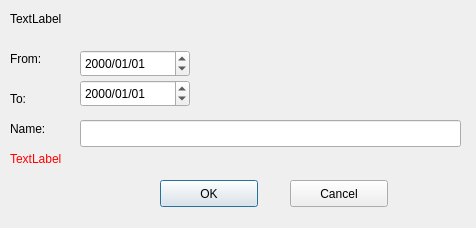
<?xml version="1.0" encoding="UTF-8"?>
<ui version="4.0">
 <class>ReroutingDlg</class>
 <widget class="QDialog" name="ReroutingDlg">
  <property name="geometry">
   <rect>
    <x>0</x>
    <y>0</y>
    <width>476</width>
    <height>228</height>
   </rect>
  </property>
  <property name="windowTitle">
   <string>Dialog</string>
  </property>
  <widget class="QLabel" name="lblRoute">
   <property name="geometry">
    <rect>
     <x>10</x>
     <y>10</y>
     <width>381</width>
     <height>17</height>
    </rect>
   </property>
   <property name="text">
    <string>TextLabel</string>
   </property>
  </widget>
  <widget class="QDateEdit" name="fromDate">
   <property name="geometry">
    <rect>
     <x>80</x>
     <y>50</y>
     <width>110</width>
     <height>27</height>
    </rect>
   </property>
   <property name="displayFormat">
    <string>yyyy/MM/dd</string>
   </property>
  </widget>
  <widget class="QLabel" name="label">
   <property name="geometry">
    <rect>
     <x>10</x>
     <y>50</y>
     <width>66</width>
     <height>17</height>
    </rect>
   </property>
   <property name="text">
    <string>From:</string>
   </property>
  </widget>
  <widget class="QLabel" name="label_2">
   <property name="geometry">
    <rect>
     <x>10</x>
     <y>90</y>
     <width>66</width>
     <height>17</height>
    </rect>
   </property>
   <property name="text">
    <string>To:</string>
   </property>
  </widget>
  <widget class="QDateEdit" name="toDate">
   <property name="geometry">
    <rect>
     <x>80</x>
     <y>80</y>
     <width>110</width>
     <height>27</height>
    </rect>
   </property>
   <property name="displayFormat">
    <string>yyyy/MM/dd</string>
   </property>
  </widget>
  <widget class="QLineEdit" name="txtRoute">
   <property name="geometry">
    <rect>
     <x>80</x>
     <y>120</y>
     <width>381</width>
     <height>27</height>
    </rect>
   </property>
  </widget>
  <widget class="QLabel" name="label_3">
   <property name="geometry">
    <rect>
     <x>10</x>
     <y>120</y>
     <width>66</width>
     <height>17</height>
    </rect>
   </property>
   <property name="text">
    <string>Name:</string>
   </property>
  </widget>
  <widget class="QLabel" name="lblHelp">
   <property name="geometry">
    <rect>
     <x>10</x>
     <y>150</y>
     <width>451</width>
     <height>17</height>
    </rect>
   </property>
   <property name="palette">
    <palette>
     <active>
      <colorrole role="WindowText">
       <brush brushstyle="SolidPattern">
        <color alpha="255">
         <red>255</red>
         <green>0</green>
         <blue>0</blue>
        </color>
       </brush>
      </colorrole>
     </active>
     <inactive>
      <colorrole role="WindowText">
       <brush brushstyle="SolidPattern">
        <color alpha="255">
         <red>255</red>
         <green>0</green>
         <blue>0</blue>
        </color>
       </brush>
      </colorrole>
     </inactive>
     <disabled>
      <colorrole role="WindowText">
       <brush brushstyle="SolidPattern">
        <color alpha="255">
         <red>159</red>
         <green>158</green>
         <blue>158</blue>
        </color>
       </brush>
      </colorrole>
     </disabled>
    </palette>
   </property>
   <property name="text">
    <string>TextLabel</string>
   </property>
  </widget>
  <widget class="QPushButton" name="btnOk">
   <property name="geometry">
    <rect>
     <x>160</x>
     <y>180</y>
     <width>98</width>
     <height>27</height>
    </rect>
   </property>
   <property name="text">
    <string>OK</string>
   </property>
  </widget>
  <widget class="QPushButton" name="btnCancel">
   <property name="geometry">
    <rect>
     <x>290</x>
     <y>180</y>
     <width>98</width>
     <height>27</height>
    </rect>
   </property>
   <property name="text">
    <string>Cancel</string>
   </property>
  </widget>
 </widget>
 <resources/>
 <connections/>
</ui>
